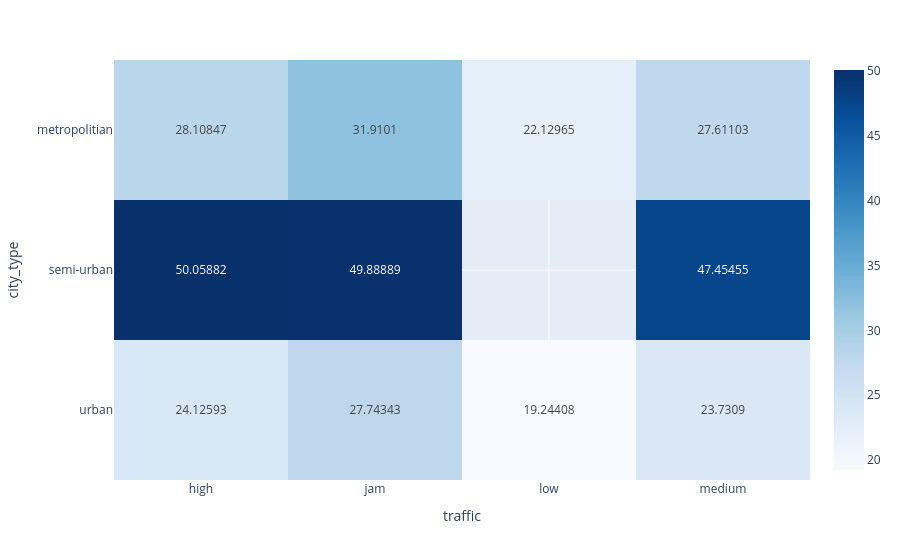

Write notebook code for a chart like this one.
### Markdown cell above
(1) Regardless of the traffic the delivery time is higher during festivals.  
But there are so less data for festivals.  
(2) There is more traffic jam on festival days.

### Code cell
multivariate_analysis('time','traffic','city_type')

### Figure 1 — Plotly figure (JSON) as saved in the notebook; plotly's stock layout.template omitted (floating-point values rounded to 4 significant figures)
{"data": [{"coloraxis": "coloraxis", "hovertemplate": "traffic: %{x}<br>city_type: %{y}<br>color: %{z}<extra></extra>", "name": "0", "texttemplate": "%{z}", "type": "heatmap", "x": ["high", "jam", "low", "medium"], "xaxis": "x", "y": ["metropolitian", "semi-urban", "urban"], "yaxis": "y", "z": [[28.11, 31.91, 22.13, 27.61], [50.06, 49.89, NaN, 47.45], [24.13, 27.74, 19.24, 23.73]]}], "layout": {"coloraxis": {"colorscale": [[0, "rgb(247,251,255)"], [0.125, "rgb(222,235,247)"], [0.25, "rgb(198,219,239)"], [0.375, "rgb(158,202,225)"], [0.5, "rgb(107,174,214)"], [0.625, "rgb(66,146,198)"], [0.75, "rgb(33,113,181)"], [0.875, "rgb(8,81,156)"], [1, "rgb(8,48,107)"]]}, "margin": {"t": 60}, "xaxis": {"anchor": "y", "domain": [0, 1], "title": {"text": "traffic"}}, "yaxis": {"anchor": "x", "autorange": "reversed", "domain": [0, 1], "title": {"text": "city_type"}}}}
